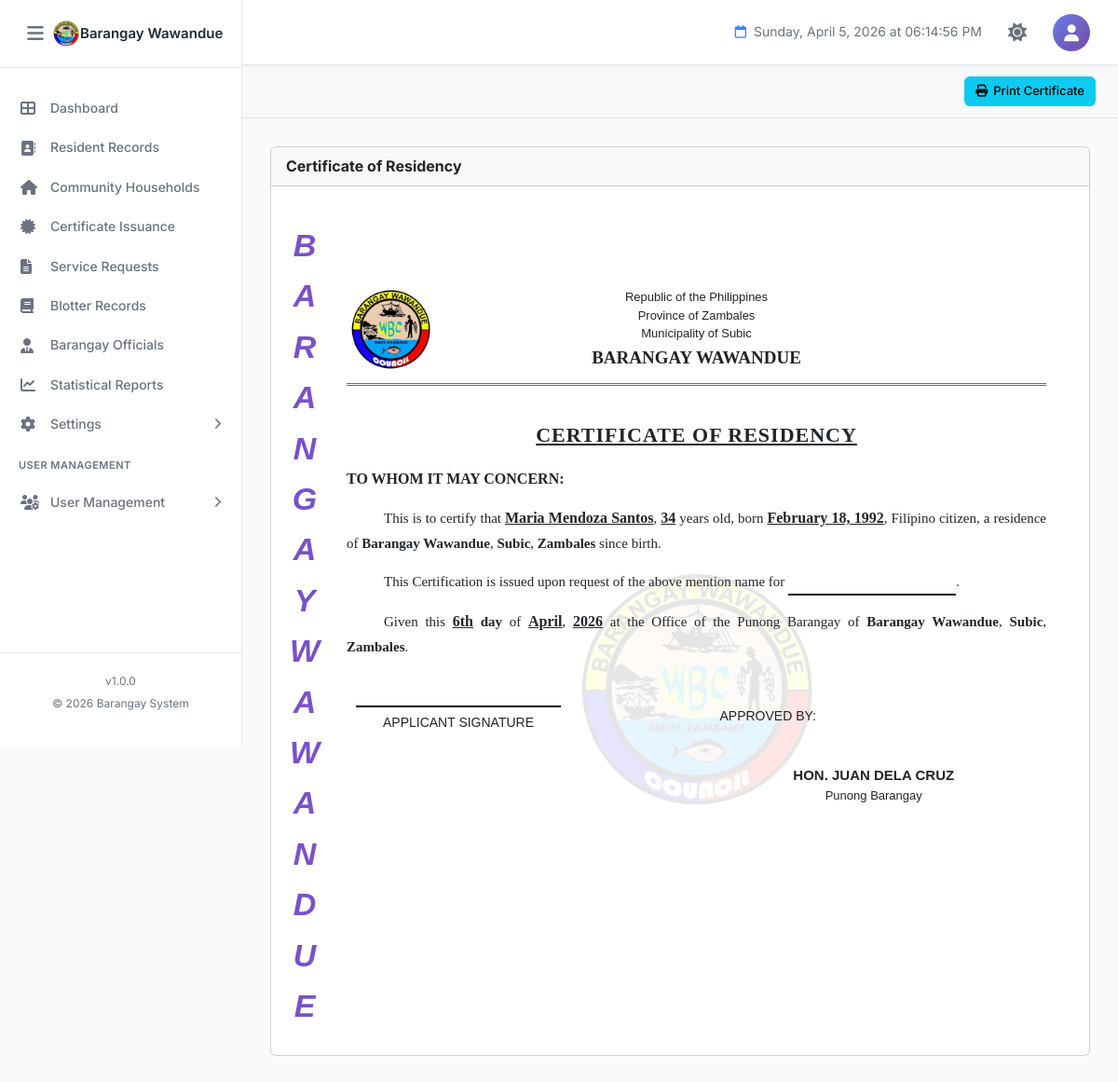
Screenshot of /certifications/certificate-residency.php?resident_id=13 (signed in) with the database file from the repository.
### tables this page shows
CREATE TABLE `barangay_info` (
  `id` int(11) NOT NULL,
  `province_name` varchar(100) NOT NULL DEFAULT 'Province Name',
  `town_name` varchar(100) NOT NULL DEFAULT 'Town/City Name',
  `barangay_name` varchar(100) NOT NULL DEFAULT 'Barangay Name',
  `contact_number` varchar(20) DEFAULT NULL,
  `dashboard_text` text DEFAULT NULL,
  `municipal_logo` varchar(255) DEFAULT NULL COMMENT 'Path to municipal/city logo',
  `barangay_logo` varchar(255) DEFAULT NULL COMMENT 'Path to barangay logo',
  `dashboard_image` varchar(255) DEFAULT NULL COMMENT 'Path to dashboard background image',
  `created_at` timestamp NOT NULL DEFAULT current_timestamp(),
  `updated_at` timestamp NOT NULL DEFAULT current_timestamp() ON UPDATE current_timestamp(),
  `updated_by` int(11) DEFAULT NULL COMMENT 'User ID who last updated',
  PRIMARY KEY (`id`),
  KEY `fk_barangay_info_user` (`updated_by`)
);

CREATE TABLE `residents` (
  `id` int(11) NOT NULL AUTO_INCREMENT,
  `resident_id` varchar(20) DEFAULT NULL COMMENT 'Auto-generated resident ID (Format: W-XXXXX)',
  `photo` varchar(255) DEFAULT NULL COMMENT 'Path to resident photo',
  `first_name` varchar(100) NOT NULL,
  `middle_name` varchar(100) DEFAULT NULL,
  `last_name` varchar(100) NOT NULL,
  `suffix` varchar(20) DEFAULT NULL COMMENT 'Jr., Sr., III, etc.',
  `sex` enum('Male','Female','Other') NOT NULL,
  `date_of_birth` date NOT NULL,
  `age` int(3) DEFAULT NULL COMMENT 'Calculated from date_of_birth',
  `place_of_birth` varchar(255) DEFAULT NULL,
  `religion` varchar(100) DEFAULT NULL,
  `ethnicity` enum('IPS','Non-IPS','') DEFAULT NULL COMMENT 'Indigenous People Status',
  `mobile_number` varchar(20) NOT NULL,
  `email` varchar(100) DEFAULT NULL,
  `current_address` text NOT NULL,
  `household_no` varchar(50) DEFAULT NULL,
  `household_contact` varchar(20) DEFAULT NULL,
  `purok` varchar(50) DEFAULT NULL,
  `civil_status` enum('Single','Married','Widowed','Separated','Divorced') NOT NULL,
  `spouse_name` varchar(255) DEFAULT NULL,
  `father_name` varchar(255) DEFAULT NULL,
  `mother_name` varchar(255) DEFAULT NULL,
  `number_of_children` int(2) DEFAULT 0,
  `household_head` varchar(255) DEFAULT NULL,
  `educational_attainment` varchar(100) DEFAULT NULL,
  `employment_status` varchar(50) DEFAULT NULL,
  `occupation` varchar(100) DEFAULT NULL,
  `monthly_income` varchar(50) DEFAULT NULL,
  `fourps_member` enum('Yes','No') DEFAULT 'No' COMMENT '4Ps Beneficiary',
  `fourps_id` varchar(50) DEFAULT NULL COMMENT '4Ps ID Number',
  `voter_status` enum('Yes','No','') DEFAULT NULL,
  `precinct_number` varchar(50) DEFAULT NULL,
  `pwd_status` enum('Yes','No') DEFAULT 'No' COMMENT 'Person with Disability',
  `senior_citizen` enum('Yes','No') DEFAULT 'No',
  `indigent` enum('Yes','No') DEFAULT 'No',
  `philhealth_id` varchar(50) DEFAULT NULL,
  `membership_type` enum('Member','Dependent','None','') DEFAULT NULL,
  `philhealth_category` varchar(100) DEFAULT NULL,
  `age_health_group` varchar(100) DEFAULT NULL,
  `medical_history` text DEFAULT NULL,
  `lmp_date` date DEFAULT NULL COMMENT 'Last Menstrual Period',
  `using_fp_method` enum('Yes','No','') DEFAULT NULL COMMENT 'Family Planning Method',
  `fp_methods_used` varchar(100) DEFAULT NULL COMMENT 'Family Planning Methods',
  `fp_status` varchar(50) DEFAULT NULL COMMENT 'Family Planning Status',
  `water_source_type` varchar(100) DEFAULT NULL,
  `toilet_facility_type` varchar(100) DEFAULT NULL,
  `remarks` text DEFAULT NULL,
  `verification_status` enum('Pending','Verified','Rejected') DEFAULT 'Pending' COMMENT 'Resident verification status',
  `verified_by` int(11) DEFAULT NULL COMMENT 'User ID who verified',
  `verified_at` datetime DEFAULT NULL COMMENT 'Verification timestamp',
  `rejection_reason` text DEFAULT NULL COMMENT 'Reason if rejected',
  `activity_status` enum('Active','Inactive','Deceased') DEFAULT 'Active' COMMENT 'Resident activity status',
  `status_changed_at` datetime DEFAULT NULL COMMENT 'When status was last changed',
  `status_changed_by` int(11) DEFAULT NULL COMMENT 'User ID who changed status',
  `status_remarks` text DEFAULT NULL COMMENT 'Remarks about status change',
  `created_at` timestamp NOT NULL DEFAULT current_timestamp(),
  `updated_at` timestamp NOT NULL DEFAULT current_timestamp() ON UPDATE current_timestamp(),
  `created_by` int(11) DEFAULT NULL COMMENT 'User ID who created the record',
  `updated_by` int(11) DEFAULT NULL COMMENT 'User ID who last updated',
  PRIMARY KEY (`id`),
  UNIQUE KEY `resident_id` (`resident_id`),
  KEY `idx_last_name` (`last_name`),
  KEY `idx_first_name` (`first_name`),
  KEY `idx_verification_status` (`verification_status`),
  KEY `idx_household_no` (`household_no`),
  KEY `idx_created_at` (`created_at`)
);

### certifications/certificate-residency.php (the view, shortened to what the rows shown need)
<?php
require_once '../config.php';
try {
    $pdo = new PDO(
        "mysql:host=" . DB_HOST . ";dbname=" . DB_NAME . ";charset=utf8mb4",
        DB_USER,
        DB_PASS,
        [
            PDO::ATTR_ERRMODE            => PDO::ERRMODE_EXCEPTION,
            PDO::ATTR_DEFAULT_FETCH_MODE => PDO::FETCH_ASSOC,
            PDO::ATTR_EMULATE_PREPARES   => false
        ]
    );
} catch (PDOException $e) {
    die("Database connection failed: " . $e->getMessage());
}
$resident_id = isset($_GET['resident_id']) ? intval($_GET['resident_id']) : 0;
$cert_date   = isset($_GET['date'])        ? $_GET['date']                : date('Y-m-d');
$resident = null;
try {
    $stmt = $pdo->prepare("
        SELECT id, first_name, middle_name, last_name, suffix,
               date_of_birth,
               TIMESTAMPDIFF(YEAR, date_of_birth, CURDATE()) AS age
        FROM residents
        WHERE id = ?
        LIMIT 1
    ");
    $stmt->execute([$resident_id]);
    $row = $stmt->fetch();
    if ($row) {
        $resident = [
            'firstname'  => $row['first_name'],
            'middlename' => $row['middle_name'],
            'lastname'   => $row['last_name'],
            'suffix'     => $row['suffix'],
            'birthdate'  => $row['date_of_birth'],
            'age'        => $row['age'],
        ];
    }
} catch (PDOException $e) {
    error_log("Error fetching resident: " . $e->getMessage());
}
$province  = 'Province';
$town      = 'Municipality';
$brgy      = 'Barangay';
try {
    $biStmt = $pdo->query("SELECT * FROM barangay_info WHERE id = 1 LIMIT 1");
    $bi = $biStmt->fetch();
    if ($bi) {
        $province  = $bi['province_name']  ?? 'Province';
        $town      = $bi['town_name']      ?? 'Municipality';
        $brgy      = $bi['barangay_name']  ?? 'Barangay';
    }
} catch (PDOException $e) {
    error_log("Error fetching barangay info: " . $e->getMessage());
}
$residentFullName = ucwords(trim(
    $resident['firstname'] . ' ' .
    ($resident['middlename'] ? $resident['middlename'] . ' ' : '') .
    $resident['lastname'] .
    ($resident['suffix'] ? ' ' . $resident['suffix'] : '')
));
$certDateObj  = !empty($cert_date) ? new DateTime($cert_date) : new DateTime();
$dayOrdinal   = date('jS',  $certDateObj->getTimestamp());
$monthName    = date('F',   $certDateObj->getTimestamp());
$yearNum      = date('Y',   $certDateObj->getTimestamp());
$birthdateFmt = !empty($resident['birthdate'])
    ? date('F d, Y', strtotime($resident['birthdate']))
    : '—';
?>
<!DOCTYPE html>
<html lang="en">
<head>
    <link rel="stylesheet" href="../assets/bootstrap/css/bootstrap.min.css">
    <link rel="stylesheet" href="https://cdnjs.cloudflare.com/ajax/libs/font-awesome/6.4.0/css/all.min.css">
    <link rel="stylesheet" href="../assets/css/style.css">
</head>
<body>
    <?php include '../components/sidebar.php'; ?>
    <main class="main-content">
        <div class="dashboard-content">
            <div class="card">
                <div class="card-body" id="printThis">
                    <div class="cert-page">
                        <div class="cert-header">
                            <div class="header-center">
                                <p>Republic of the Philippines</p>
                                <p>Province of <?= ucwords($province) ?></p>
                                <p>Municipality of <?= ucwords($town) ?></p>
                                <p class="brgy-name"><?= strtoupper($brgy) ?></p>
                            </div>
                        </div>
                        <h2 class="cert-title">CERTIFICATE OF RESIDENCY</h2>
                        <div class="cert-content-area">
                            <div class="cert-body">
                                <div class="cert-body-content">
                                    <p class="text-indent">
                                        This is to certify that
                                        <span class="underline-val"><?= htmlspecialchars($residentFullName) ?></span>,
                                        <span class="underline-val"><?= htmlspecialchars($resident['age']) ?></span>
                                        years old, born
                                        <span class="underline-val"><?= htmlspecialchars($birthdateFmt) ?></span>,
                                        Filipino citizen, a residence of
                                        <strong><?= ucwords($brgy) ?></strong>,
                                        <strong><?= ucwords($town) ?></strong>,
                                        <strong><?= ucwords($province) ?></strong>
                                        since birth.
                                    </p>
                                    <p class="text-indent">
                                        Given this
                                        <span class="underline-val"><?= $dayOrdinal ?></span>
                                        <strong>day</strong> of
                                        <span class="underline-val"><?= $monthName ?></span>,
                                        <span class="underline-val"><?= $yearNum ?></span>
                                        at the Office of the Punong Barangay of
                                        <strong><?= ucwords($brgy) ?></strong>,
                                        <strong><?= ucwords($town) ?></strong>,
                                        <strong><?= ucwords($province) ?></strong>.
                                    </p>
                                </div>
                            </div>
                        </div>
                    </div>
                </div>
            </div>
        </div>
    </main>
</body>
</html>

### components/sidebar.php (shortened to what the rows shown need)
<?php
$sidebar_brgy_name = 'BIS';
$sidebar_brgy_logo = 'assets/images/logo.png';
if (isset($conn)) {
    $s_stmt = $conn->prepare("SELECT barangay_name, barangay_logo FROM barangay_info WHERE id = 1 LIMIT 1");
    if ($s_stmt) {
        $s_stmt->execute();
        $s_result = $s_stmt->get_result();
        if ($s_result->num_rows > 0) {
            $s_row = $s_result->fetch_assoc();
            if (!empty($s_row['barangay_name'])) $sidebar_brgy_name = $s_row['barangay_name'];
            if (!empty($s_row['barangay_logo']))  $sidebar_brgy_logo = $s_row['barangay_logo'];
        }
    }
}
if (!file_exists($sidebar_brgy_logo) && file_exists('../' . $sidebar_brgy_logo)) {
    $sidebar_brgy_logo = '../' . $sidebar_brgy_logo;
}
?>
<aside class="sidebar" id="sidebar">
    <div class="sidebar-header">
        <div class="sidebar-brand" style="display:flex;align-items:center;overflow:hidden;">
            <img src="<?php echo htmlspecialchars($sidebar_brgy_logo); ?>" alt="Logo"
                 style="width:30px;height:30px;object-fit:contain;">
            <h2 class="sidebar-title" style="font-size:15px;margin:0;white-space:nowrap;">
                <?php echo htmlspecialchars($sidebar_brgy_name); ?>
            </h2>
        </div>
    </div>
</aside>

### rows the page displays
barangay_info: barangay_name "Barangay Wawandue", province_name "Zambales", town_name "Subic", barangay_name "BARANGAY WAWANDUE"
residents: residentFullName "Maria Mendoza Santos", date_of_birth "February 18, 1992"

### other values shown
SITE_VERSION "1.0.0"
SITE_YEAR "2026"
$resident['age'] "34"
$dayOrdinal "6th"
$monthName "April"
$yearNum "2026"
$captain['name'] "JUAN DELA CRUZ"
